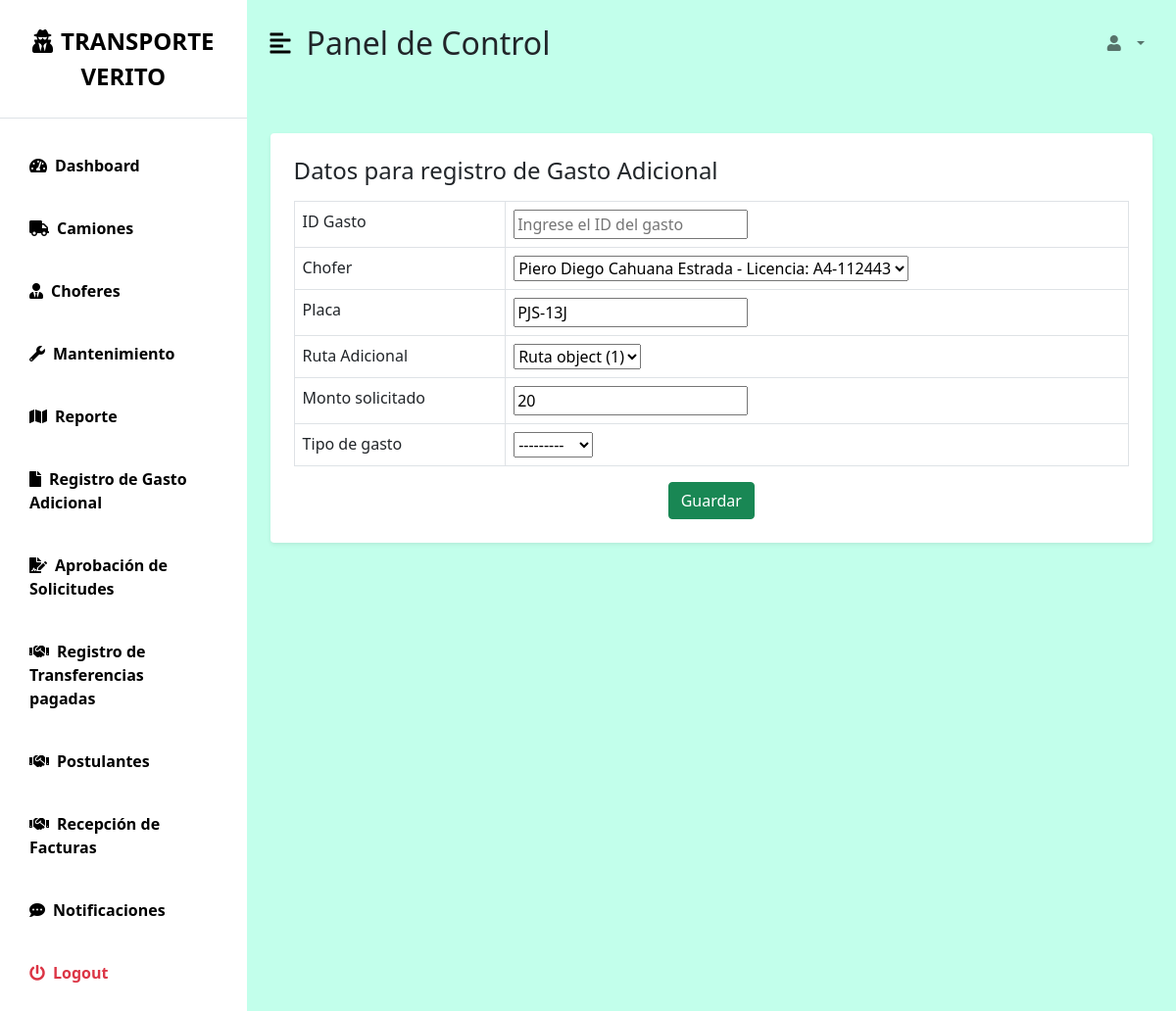
/registro_gasto_adicional/1/, run on the app's committed database.
### myapp/models.py (models this page shows)
class GastoAdicional(models.Model):
    idGasto = models.CharField(max_length=4)
    chofer = models.ForeignKey('Chofer', on_delete=models.SET_NULL, null=True, blank=True)
    placa = models.CharField(max_length=50)
    ruta = models.ForeignKey('Ruta', on_delete=models.SET_NULL, null=True, blank=True)
    montoRecarga = models.CharField(max_length=50)
    tipoGasto = models.CharField(max_length=50, choices=TIPO_GASTO)

### myapp/views.py (the view)
# urls.py: path('registro_gasto_adicional/<int:factura_id>/', views.registro_gasto_adicional, name='registro_gasto_adicional'),
def registro_gasto_adicional(request, factura_id):
    factura = GastoAdicional.objects.get(pk=factura_id)
    if request.method == 'POST':
        form = GastoAdicionalForm(request.POST)
        if form.is_valid():
            form.save()
            return redirect('ASISTENTE/listado_gastos_adicionales')
    else:
        initial_data = {
            'chofer': factura.chofer,
            'placa': factura.placa,
            'ruta': factura.ruta,
            'montoRecarga': factura.montoRecarga,  # Ejemplo
        }
        form = GastoAdicionalForm(initial=initial_data)
    context = {
        'form': form,
        'factura': factura,
    }
    return render(request, 'ASISTENTE/registro_gasto_adicional.html', context)

### myapp/forms.py
class GastoAdicionalForm(forms.ModelForm):
    class Meta:
        model = GastoAdicional
        fields = ['idGasto',
                  'chofer',
                  'placa',
                  'ruta',
                  'montoRecarga',
                  'tipoGasto']
        widgets = {
            'idGasto': forms.TextInput(attrs={'placeholder': 'Ingrese el ID del gasto'}),
            'placa': forms.TextInput(attrs={'placeholder': 'Ingrese la placa'}),
            'montoRecarga': forms.TextInput(attrs={'placeholder': 'Ingrese el monto'}),
            'tipoGasto': forms.Select(),
        }
        labels = {
            'idGasto': 'ID del Gasto',
            'chofer': 'Chofer',
            'placa': 'Placa del vehículo',
            'ruta': 'Ruta',
            'montoRecarga': 'Monto de recarga',
            'tipoGasto': 'Tipo de gasto',
        }

### myapp/context_processors.py (called while the page is built)
def notificaciones(request):
    if request.user.is_authenticated:
        notificaciones_no_leidas = Notificacion.objects.filter(usuario=request.user, leido=False).count()
    else:
        notificaciones_no_leidas = 0
    return {'notificaciones_no_leidas': notificaciones_no_leidas}

### myapp/models.py (called while the page is built)
     def __str__(self):
        return f"{self.nombres} {self.apellidos} - Licencia: {self.numero_licencia}"

### templates/ASISTENTE/registro_gasto_adicional.html (shortened to what this page needs)
{% extends 'bases/base_asistente.html' %}
{% load static %}
{% block content %}
<div class="row my-5">
  <div class="col-12 mb-5">
    <section class="form-container p-4 bg-white rounded shadow-sm">
      <h3 class="fs-4 mb-3">Datos para registro de Gasto Adicional</h3>
      <form method="POST" action="{% url 'gastoAdicional_action_simple' action='crear' %}" enctype="multipart/form-data">
        <table class="table table-bordered">
          <tbody>
            <tr>
              <td><label for="id_idGasto">ID Gasto</label></td>
              <td>{{ form.idGasto }}</td>
            </tr>
            <tr>
              <td><label for="id_chofer">Chofer</label></td>
              <td>{{ form.chofer }}</td>
            </tr>
            <tr>
              <td><label for="id_placa">Placa</label></td>
              <td>{{ form.placa }}</td>
            </tr>
            <tr>
              <td><label for="id_ruta">Ruta Adicional</label></td>
              <td>{{ form.ruta }}</td>
            </tr>
            <tr>
              <td><label for="id_montoRecarga">Monto solicitado</label></td>
              <td>{{ form.montoRecarga }}</td>
            </tr>
            <tr>
              <td><label for="id_tipoGasto">Tipo de gasto</label></td>
              <td>{{ form.tipoGasto }}</td>
            </tr>
          </tbody>
        </table>
        <div class="text-center mt-3">
          <button type="submit" class="btn btn-success">Guardar</button>
        </div>
      </form>
    </section>
  </div>
</div>
{% endblock %}

### static/css/dashboard.css (style rules this page uses)
:root { --main-bg-color: #d2ffde!important; --main-text-color: #000000; --second-text-color: #000000; --second-bg-color: #030303; }

### data on the page
GastoAdicional: chofer "Piero Diego Cahuana Estrada - Licencia: A4-112443", placa "PJS-13J", ruta "Ruta object (1)", montoRecarga "20", tipoGasto "---------"
